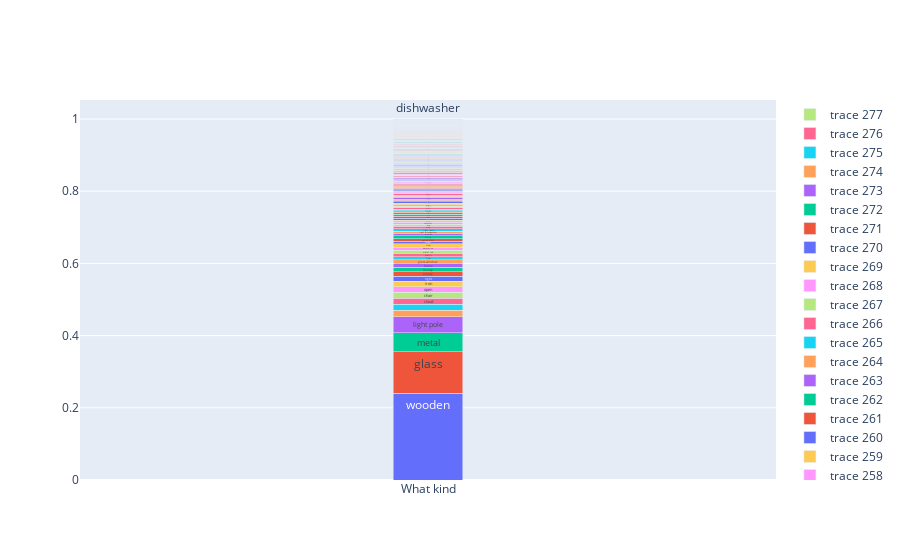

The code cell stored with this chart in its notebook:
### Code cell
draw_qa_bar('What kind')

### Figure 1 — Plotly figure (JSON) as saved in the notebook; plotly's stock layout.template omitted (floating-point values rounded to 4 significant figures)
{"data": [{"text": "wooden", "textposition": "auto", "type": "bar", "width": 0.1, "x": ["What kind"], "y": [0.2398]}, {"text": "glass", "textposition": "auto", "type": "bar", "width": 0.1, "x": ["What kind"], "y": [0.1153]}, {"text": "metal", "textposition": "auto", "type": "bar", "width": 0.1, "x": ["What kind"], "y": [0.05301]}, {"text": "light pole", "textposition": "auto", "type": "bar", "width": 0.1, "x": ["What kind"], "y": [0.04375]}, {"text": "dry", "textposition": "auto", "type": "bar", "width": 0.1, "x": ["What kind"], "y": [0.01853]}, {"text": "blur", "textposition": "auto", "type": "bar", "width": 0.1, "x": ["What kind"], "y": [0.01698]}, {"text": "cloud", "textposition": "auto", "type": "bar", "width": 0.1, "x": ["What kind"], "y": [0.01647]}, {"text": "chair", "textposition": "auto", "type": "bar", "width": 0.1, "x": ["What kind"], "y": [0.01621]}, {"text": "open", "textposition": "auto", "type": "bar", "width": 0.1, "x": ["What kind"], "y": [0.01544]}, {"text": "iron", "textposition": "auto", "type": "bar", "width": 0.1, "x": ["What kind"], "y": [0.01467]}, {"text": "light", "textposition": "auto", "type": "bar", "width": 0.1, "x": ["What kind"], "y": [0.01364]}, {"text": "empty", "textposition": "auto", "type": "bar", "width": 0.1, "x": ["What kind"], "y": [0.01338]}, {"text": "cloudy", "textposition": "auto", "type": "bar", "width": 0.1, "x": ["What kind"], "y": [0.01158]}, {"text": "frame", "textposition": "auto", "type": "bar", "width": 0.1, "x": ["What kind"], "y": [0.01081]}, {"text": "glass window", "textposition": "auto", "type": "bar", "width": 0.1, "x": ["What kind"], "y": [0.01004]}, {"text": "clear", "textposition": "auto", "type": "bar", "width": 0.1, "x": ["What kind"], "y": [0.009264]}, {"text": "plastic", "textposition": "auto", "type": "bar", "width": 0.1, "x": ["What kind"], "y": [0.009007]}, {"text": "metal rod", "textposition": "auto", "type": "bar", "width": 0.1, "x": ["What kind"], "y": [0.009007]}, {"text": "decorative", "textposition": "auto", "type": "bar", "width": 0.1, "x": ["What kind"], "y": [0.008492]}, {"text": "steel", "textposition": "auto", "type": "bar", "width": 0.1, "x": ["What kind"], "y": [0.008492]}, {"text": "carpet", "textposition": "auto", "type": "bar", "width": 0.1, "x": ["What kind"], "y": [0.00772]}, {"text": "potted plant", "textposition": "auto", "type": "bar", "width": 0.1, "x": ["What kind"], "y": [0.007205]}, {"text": "blurry", "textposition": "auto", "type": "bar", "width": 0.1, "x": ["What kind"], "y": [0.007205]}, {"text": "blurred", "textposition": "auto", "type": "bar", "width": 0.1, "x": ["What kind"], "y": [0.006948]}, {"text": "light arrangement", "textposition": "auto", "type": "bar", "width": 0.1, "x": ["What kind"], "y": [0.006433]}, {"text": "light lamp", "textposition": "auto", "type": "bar", "width": 0.1, "x": ["What kind"], "y": [0.006433]}, {"text": "kind", "textposition": "auto", "type": "bar", "width": 0.1, "x": ["What kind"], "y": [0.006433]}, {"text": "fire", "textposition": "auto", "type": "bar", "width": 0.1, "x": ["What kind"], "y": [0.006176]}, {"text": "colorful", "textposition": "auto", "type": "bar", "width": 0.1, "x": ["What kind"], "y": [0.005919]}, {"text": "group", "textposition": "auto", "type": "bar", "width": 0.1, "x": ["What kind"], "y": [0.005661]}, {"text": "paper", "textposition": "auto", "type": "bar", "width": 0.1, "x": ["What kind"], "y": [0.005661]}, {"text": "electronic", "textposition": "auto", "type": "bar", "width": 0.1, "x": ["What kind"], "y": [0.005147]}, {"text": "grass", "textposition": "auto", "type": "bar", "width": 0.1, "x": ["What kind"], "y": [0.005147]}, {"text": "blind", "textposition": "auto", "type": "bar", "width": 0.1, "x": ["What kind"], "y": [0.004889]}, {"text": "ceiling light", "textposition": "auto", "type": "bar", "width": 0.1, "x": ["What kind"], "y": [0.004632]}, {"text": "cloudy sky", "textposition": "auto", "type": "bar", "width": 0.1, "x": ["What kind"], "y": [0.004375]}, {"text": "gas stove", "textposition": "auto", "type": "bar", "width": 0.1, "x": ["What kind"], "y": [0.004375]}, {"text": "small plant", "textposition": "auto", "type": "bar", "width": 0.1, "x": ["What kind"], "y": [0.004117]}, {"text": "traffic light", "textposition": "auto", "type": "bar", "width": 0.1, "x": ["What kind"], "y": [0.004117]}, {"text": "clear sky", "textposition": "auto", "type": "bar", "width": 0.1, "x": ["What kind"], "y": [0.004117]}, {"text": "stick", "textposition": "auto", "type": "bar", "width": 0.1, "x": ["What kind"], "y": [0.00386]}, {"text": "rock", "textposition": "auto", "type": "bar", "width": 0.1, "x": ["What kind"], "y": [0.00386]}, {"text": "different", "textposition": "auto", "type": "bar", "width": 0.1, "x": ["What kind"], "y": [0.00386]}, {"text": "water", "textposition": "auto", "type": "bar", "width": 0.1, "x": ["What kind"], "y": [0.003603]}, {"text": "concrete", "textposition": "auto", "type": "bar", "width": 0.1, "x": ["What kind"], "y": [0.003603]}, {"text": "human", "textposition": "auto", "type": "bar", "width": 0.1, "x": ["What kind"], "y": [0.003603]}, {"text": "air conditioner", "textposition": "auto", "type": "bar", "width": 0.1, "x": ["What kind"], "y": [0.003603]}, {"text": "tree", "textposition": "auto", "type": "bar", "width": 0.1, "x": ["What kind"], "y": [0.003345]}, {"text": "transparent", "textposition": "auto", "type": "bar", "width": 0.1, "x": ["What kind"], "y": [0.003088]}, {"text": "big", "textposition": "auto", "type": "bar", "width": 0.1, "x": ["What kind"], "y": [0.002831]}, {"text": "electronic device", "textposition": "auto", "type": "bar", "width": 0.1, "x": ["What kind"], "y": [0.002831]}, {"text": "board", "textposition": "auto", "type": "bar", "width": 0.1, "x": ["What kind"], "y": [0.002831]}, {"text": "snowy mountain", "textposition": "auto", "type": "bar", "width": 0.1, "x": ["What kind"], "y": [0.002831]}, {"text": "wooden cabinet", "textposition": "auto", "type": "bar", "width": 0.1, "x": ["What kind"], "y": [0.002573]}, {"text": "traffic", "textposition": "auto", "type": "bar", "width": 0.1, "x": ["What kind"], "y": [0.002573]}, {"text": "microwave oven", "textposition": "auto", "type": "bar", "width": 0.1, "x": ["What kind"], "y": [0.002573]}, {"text": "mountain", "textposition": "auto", "type": "bar", "width": 0.1, "x": ["What kind"], "y": [0.002573]}, {"text": "pole", "textposition": "auto", "type": "bar", "width": 0.1, "x": ["What kind"], "y": [0.002573]}, {"text": "window blind", "textposition": "auto", "type": "bar", "width": 0.1, "x": ["What kind"], "y": [0.002316]}, {"text": "wire", "textposition": "auto", "type": "bar", "width": 0.1, "x": ["What kind"], "y": [0.002316]}, {"text": "washing machine", "textposition": "auto", "type": "bar", "width": 0.1, "x": ["What kind"], "y": [0.002316]}, {"text": "dry grass", "textposition": "auto", "type": "bar", "width": 0.1, "x": ["What kind"], "y": [0.002316]}, {"text": "tissue paper", "textposition": "auto", "type": "bar", "width": 0.1, "x": ["What kind"], "y": [0.002059]}, {"text": "floor mat", "textposition": "auto", "type": "bar", "width": 0.1, "x": ["What kind"], "y": [0.002059]}, {"text": "curtain", "textposition": "auto", "type": "bar", "width": 0.1, "x": ["What kind"], "y": [0.002059]}, {"text": "wooden rack", "textposition": "auto", "type": "bar", "width": 0.1, "x": ["What kind"], "y": [0.002059]}, {"text": "toy", "textposition": "auto", "type": "bar", "width": 0.1, "x": ["What kind"], "y": [0.002059]}, {"text": "metal frame", "textposition": "auto", "type": "bar", "width": 0.1, "x": ["What kind"], "y": [0.002059]}, {"text": "grill", "textposition": "auto", "type": "bar", "width": 0.1, "x": ["What kind"], "y": [0.002059]}, {"text": "dark", "textposition": "auto", "type": "bar", "width": 0.1, "x": ["What kind"], "y": [0.002059]}, {"text": "sand", "textposition": "auto", "type": "bar", "width": 0.1, "x": ["What kind"], "y": [0.002059]}, {"text": "pillar", "textposition": "auto", "type": "bar", "width": 0.1, "x": ["What kind"], "y": [0.002059]}, {"text": "tile", "textposition": "auto", "type": "bar", "width": 0.1, "x": ["What kind"], "y": [0.002059]}, {"text": "rod", "textposition": "auto", "type": "bar", "width": 0.1, "x": ["What kind"], "y": [0.001801]}, {"text": "car", "textposition": "auto", "type": "bar", "width": 0.1, "x": ["What kind"], "y": [0.001801]}, {"text": "color", "textposition": "auto", "type": "bar", "width": 0.1, "x": ["What kind"], "y": [0.001801]}, {"text": "full", "textposition": "auto", "type": "bar", "width": 0.1, "x": ["What kind"], "y": [0.001801]}, {"text": "sound box", "textposition": "auto", "type": "bar", "width": 0.1, "x": ["What kind"], "y": [0.001801]}, {"text": "stone", "textposition": "auto", "type": "bar", "width": 0.1, "x": ["What kind"], "y": [0.001801]}, {"text": "green", "textposition": "auto", "type": "bar", "width": 0.1, "x": ["What kind"], "y": [0.001801]}, {"text": "leave", "textposition": "auto", "type": "bar", "width": 0.1, "x": ["What kind"], "y": [0.001801]}, {"text": "musical", "textposition": "auto", "type": "bar", "width": 0.1, "x": ["What kind"], "y": [0.001801]}, {"text": "small", "textposition": "auto", "type": "bar", "width": 0.1, "x": ["What kind"], "y": [0.001801]}, {"text": "horse", "textposition": "auto", "type": "bar", "width": 0.1, "x": ["What kind"], "y": [0.001544]}, {"text": "tissue roll", "textposition": "auto", "type": "bar", "width": 0.1, "x": ["What kind"], "y": [0.001544]}, {"text": "glass door", "textposition": "auto", "type": "bar", "width": 0.1, "x": ["What kind"], "y": [0.001544]}, {"text": "glass jar", "textposition": "auto", "type": "bar", "width": 0.1, "x": ["What kind"], "y": [0.001544]}, {"text": "wooden frame", "textposition": "auto", "type": "bar", "width": 0.1, "x": ["What kind"], "y": [0.001544]}, {"text": "beautiful", "textposition": "auto", "type": "bar", "width": 0.1, "x": ["What kind"], "y": [0.001544]}, {"text": "vegetable", "textposition": "auto", "type": "bar", "width": 0.1, "x": ["What kind"], "y": [0.001544]}, {"text": "wood", "textposition": "auto", "type": "bar", "width": 0.1, "x": ["What kind"], "y": [0.001544]}, {"text": "glass bottle", "textposition": "auto", "type": "bar", "width": 0.1, "x": ["What kind"], "y": [0.001544]}, {"text": "cardboard", "textposition": "auto", "type": "bar", "width": 0.1, "x": ["What kind"], "y": [0.001544]}, {"text": "cardboard box", "textposition": "auto", "type": "bar", "width": 0.1, "x": ["What kind"], "y": [0.001544]}, {"text": "liquid", "textposition": "auto", "type": "bar", "width": 0.1, "x": ["What kind"], "y": [0.001544]}, {"text": "white colour", "textposition": "auto", "type": "bar", "width": 0.1, "x": ["What kind"], "y": [0.001287]}, {"text": "big building", "textposition": "auto", "type": "bar", "width": 0.1, "x": ["What kind"], "y": [0.001287]}, {"text": "tissue", "textposition": "auto", "type": "bar", "width": 0.1, "x": ["What kind"], "y": [0.001287]}, {"text": "air", "textposition": "auto", "type": "bar", "width": 0.1, "x": ["What kind"], "y": [0.001287]}, {"text": "signal", "textposition": "auto", "type": "bar", "width": 0.1, "x": ["What kind"], "y": [0.001287]}, {"text": "ball", "textposition": "auto", "type": "bar", "width": 0.1, "x": ["What kind"], "y": [0.001287]}, {"text": "mobile", "textposition": "auto", "type": "bar", "width": 0.1, "x": ["What kind"], "y": [0.001287]}, {"text": "iron grille", "textposition": "auto", "type": "bar", "width": 0.1, "x": ["What kind"], "y": [0.001287]}, {"text": "traffic signal", "textposition": "auto", "type": "bar", "width": 0.1, "x": ["What kind"], "y": [0.001287]}, {"text": "snow", "textposition": "auto", "type": "bar", "width": 0.1, "x": ["What kind"], "y": [0.001287]}, {"text": "gas", "textposition": "auto", "type": "bar", "width": 0.1, "x": ["What kind"], "y": [0.001287]}, {"text": "vehicle", "textposition": "auto", "type": "bar", "width": 0.1, "x": ["What kind"], "y": [0.001287]}, {"text": "metal rack", "textposition": "auto", "type": "bar", "width": 0.1, "x": ["What kind"], "y": [0.001287]}, {"text": "glass shelf", "textposition": "auto", "type": "bar", "width": 0.1, "x": ["What kind"], "y": [0.001287]}, {"text": "electrical", "textposition": "auto", "type": "bar", "width": 0.1, "x": ["What kind"], "y": [0.001287]}, {"text": "paper roll", "textposition": "auto", "type": "bar", "width": 0.1, "x": ["What kind"], "y": [0.001287]}, {"text": "dry stem", "textposition": "auto", "type": "bar", "width": 0.1, "x": ["What kind"], "y": [0.001287]}, {"text": "mesh", "textposition": "auto", "type": "bar", "width": 0.1, "x": ["What kind"], "y": [0.001287]}, {"text": "wall", "textposition": "auto", "type": "bar", "width": 0.1, "x": ["What kind"], "y": [0.001287]}, {"text": "pillow", "textposition": "auto", "type": "bar", "width": 0.1, "x": ["What kind"], "y": [0.001287]}, {"text": "animal", "textposition": "auto", "type": "bar", "width": 0.1, "x": ["What kind"], "y": [0.001029]}, {"text": "candle", "textposition": "auto", "type": "bar", "width": 0.1, "x": ["What kind"], "y": [0.001029]}, {"text": "mud", "textposition": "auto", "type": "bar", "width": 0.1, "x": ["What kind"], "y": [0.001029]}, {"text": "water bottle", "textposition": "auto", "type": "bar", "width": 0.1, "x": ["What kind"], "y": [0.001029]}, {"text": "green grass", "textposition": "auto", "type": "bar", "width": 0.1, "x": ["What kind"], "y": [0.001029]}, {"text": "fence", "textposition": "auto", "type": "bar", "width": 0.1, "x": ["What kind"], "y": [0.001029]}, {"text": "table", "textposition": "auto", "type": "bar", "width": 0.1, "x": ["What kind"], "y": [0.001029]}, {"text": "pair", "textposition": "auto", "type": "bar", "width": 0.1, "x": ["What kind"], "y": [0.001029]}, {"text": "iron rod", "textposition": "auto", "type": "bar", "width": 0.1, "x": ["What kind"], "y": [0.001029]}, {"text": "toilet paper", "textposition": "auto", "type": "bar", "width": 0.1, "x": ["What kind"], "y": [0.001029]}, {"text": "tall building", "textposition": "auto", "type": "bar", "width": 0.1, "x": ["What kind"], "y": [0.001029]}, {"text": "type", "textposition": "auto", "type": "bar", "width": 0.1, "x": ["What kind"], "y": [0.001029]}, {"text": "wooden house", "textposition": "auto", "type": "bar", "width": 0.1, "x": ["What kind"], "y": [0.001029]}, {"text": "dry leave", "textposition": "auto", "type": "bar", "width": 0.1, "x": ["What kind"], "y": [0.001029]}, {"text": "net", "textposition": "auto", "type": "bar", "width": 0.1, "x": ["What kind"], "y": [0.001029]}, {"text": "branch", "textposition": "auto", "type": "bar", "width": 0.1, "x": ["What kind"], "y": [0.001029]}, {"text": "dog", "textposition": "auto", "type": "bar", "width": 0.1, "x": ["What kind"], "y": [0.001029]}, {"text": "bench", "textposition": "auto", "type": "bar", "width": 0.1, "x": ["What kind"], "y": [0.001029]}, {"text": "wash basin", "textposition": "auto", "type": "bar", "width": 0.1, "x": ["What kind"], "y": [0.001029]}, {"text": "boundary wall", "textposition": "auto", "type": "bar", "width": 0.1, "x": ["What kind"], "y": [0.001029]}, {"text": "design", "textposition": "auto", "type": "bar", "width": 0.1, "x": ["What kind"], "y": [0.001029]}, {"text": "hand", "textposition": "auto", "type": "bar", "width": 0.1, "x": ["What kind"], "y": [0.001029]}, {"text": "swimming pool", "textposition": "auto", "type": "bar", "width": 0.1, "x": ["What kind"], "y": [0.000772]}, {"text": "bicycle", "textposition": "auto", "type": "bar", "width": 0.1, "x": ["What kind"], "y": [0.000772]}, {"text": "elephant", "textposition": "auto", "type": "bar", "width": 0.1, "x": ["What kind"], "y": [0.000772]}, {"text": "painting frame", "textposition": "auto", "type": "bar", "width": 0.1, "x": ["What kind"], "y": [0.000772]}, {"text": "plant", "textposition": "auto", "type": "bar", "width": 0.1, "x": ["What kind"], "y": [0.000772]}, {"text": "lamp", "textposition": "auto", "type": "bar", "width": 0.1, "x": ["What kind"], "y": [0.000772]}, {"text": "dust bin", "textposition": "auto", "type": "bar", "width": 0.1, "x": ["What kind"], "y": [0.000772]}, {"text": "shampoo bottle", "textposition": "auto", "type": "bar", "width": 0.1, "x": ["What kind"], "y": [0.000772]}, {"text": "microwave", "textposition": "auto", "type": "bar", "width": 0.1, "x": ["What kind"], "y": [0.000772]}, {"text": "wooden platform", "textposition": "auto", "type": "bar", "width": 0.1, "x": ["What kind"], "y": [0.000772]}, {"text": "trunk", "textposition": "auto", "type": "bar", "width": 0.1, "x": ["What kind"], "y": [0.000772]}, {"text": "fire place", "textposition": "auto", "type": "bar", "width": 0.1, "x": ["What kind"], "y": [0.000772]}, {"text": "cpu", "textposition": "auto", "type": "bar", "width": 0.1, "x": ["What kind"], "y": [0.000772]}, {"text": "dry tree", "textposition": "auto", "type": "bar", "width": 0.1, "x": ["What kind"], "y": [0.000772]}, {"text": "inner", "textposition": "auto", "type": "bar", "width": 0.1, "x": ["What kind"], "y": [0.000772]}, {"text": "flower pot", "textposition": "auto", "type": "bar", "width": 0.1, "x": ["What kind"], "y": [0.000772]}, {"text": "marble", "textposition": "auto", "type": "bar", "width": 0.1, "x": ["What kind"], "y": [0.000772]}, {"text": "huge", "textposition": "auto", "type": "bar", "width": 0.1, "x": ["What kind"], "y": [0.000772]}, {"text": "pot", "textposition": "auto", "type": "bar", "width": 0.1, "x": ["What kind"], "y": [0.000772]}, {"text": "clothe", "textposition": "auto", "type": "bar", "width": 0.1, "x": ["What kind"], "y": [0.000772]}, {"text": "kitchen", "textposition": "auto", "type": "bar", "width": 0.1, "x": ["What kind"], "y": [0.000772]}, {"text": "hand railing", "textposition": "auto", "type": "bar", "width": 0.1, "x": ["What kind"], "y": [0.000772]}, {"text": "lamp light", "textposition": "auto", "type": "bar", "width": 0.1, "x": ["What kind"], "y": [0.000772]}, {"text": "cloth", "textposition": "auto", "type": "bar", "width": 0.1, "x": ["What kind"], "y": [0.000772]}, {"text": "wooden table", "textposition": "auto", "type": "bar", "width": 0.1, "x": ["What kind"], "y": [0.000772]}, {"text": "mirror", "textposition": "auto", "type": "bar", "width": 0.1, "x": ["What kind"], "y": [0.000772]}, {"text": "glass tumbler", "textposition": "auto", "type": "bar", "width": 0.1, "x": ["What kind"], "y": [0.000772]}, {"text": "floor", "textposition": "auto", "type": "bar", "width": 0.1, "x": ["What kind"], "y": [0.000772]}, {"text": "cushion", "textposition": "auto", "type": "bar", "width": 0.1, "x": ["What kind"], "y": [0.000772]}, {"text": "candle stand", "textposition": "auto", "type": "bar", "width": 0.1, "x": ["What kind"], "y": [0.000772]}, {"text": "cupboard", "textposition": "auto", "type": "bar", "width": 0.1, "x": ["What kind"], "y": [0.0005147]}, {"text": "electric", "textposition": "auto", "type": "bar", "width": 0.1, "x": ["What kind"], "y": [0.0005147]}, {"text": "bed sheet", "textposition": "auto", "type": "bar", "width": 0.1, "x": ["What kind"], "y": [0.0005147]}, {"text": "flower", "textposition": "auto", "type": "bar", "width": 0.1, "x": ["What kind"], "y": [0.0005147]}, {"text": "reflection", "textposition": "auto", "type": "bar", "width": 0.1, "x": ["What kind"], "y": [0.0005147]}, {"text": "person", "textposition": "auto", "type": "bar", "width": 0.1, "x": ["What kind"], "y": [0.0005147]}, {"text": "child", "textposition": "auto", "type": "bar", "width": 0.1, "x": ["What kind"], "y": [0.0005147]}, {"text": "signal light", "textposition": "auto", "type": "bar", "width": 0.1, "x": ["What kind"], "y": [0.0005147]}, {"text": "fire extinguisher", "textposition": "auto", "type": "bar", "width": 0.1, "x": ["What kind"], "y": [0.0005147]}, {"text": "fish", "textposition": "auto", "type": "bar", "width": 0.1, "x": ["What kind"], "y": [0.0005147]}, {"text": "brick", "textposition": "auto", "type": "bar", "width": 0.1, "x": ["What kind"], "y": [0.0005147]}, {"text": "hill", "textposition": "auto", "type": "bar", "width": 0.1, "x": ["What kind"], "y": [0.0005147]}, {"text": "sun", "textposition": "auto", "type": "bar", "width": 0.1, "x": ["What kind"], "y": [0.0005147]}, {"text": "wooden cupboard", "textposition": "auto", "type": "bar", "width": 0.1, "x": ["What kind"], "y": [0.0005147]}, {"text": "wooden board", "textposition": "auto", "type": "bar", "width": 0.1, "x": ["What kind"], "y": [0.0005147]}, {"text": "rack", "textposition": "auto", "type": "bar", "width": 0.1, "x": ["What kind"], "y": [0.0005147]}, {"text": "door mat", "textposition": "auto", "type": "bar", "width": 0.1, "x": ["What kind"], "y": [0.0005147]}, {"text": "display board", "textposition": "auto", "type": "bar", "width": 0.1, "x": ["What kind"], "y": [0.0005147]}, {"text": "rope", "textposition": "auto", "type": "bar", "width": 0.1, "x": ["What kind"], "y": [0.0005147]}, {"text": "box", "textposition": "auto", "type": "bar", "width": 0.1, "x": ["What kind"], "y": [0.0005147]}, {"text": "ceramic", "textposition": "auto", "type": "bar", "width": 0.1, "x": ["What kind"], "y": [0.0005147]}, {"text": "cup board", "textposition": "auto", "type": "bar", "width": 0.1, "x": ["What kind"], "y": [0.0005147]}, {"text": "drink", "textposition": "auto", "type": "bar", "width": 0.1, "x": ["What kind"], "y": [0.0005147]}, {"text": "sea shore", "textposition": "auto", "type": "bar", "width": 0.1, "x": ["What kind"], "y": [0.0005147]}, {"text": "wooden pole", "textposition": "auto", "type": "bar", "width": 0.1, "x": ["What kind"], "y": [0.0005147]}, {"text": "crowd", "textposition": "auto", "type": "bar", "width": 0.1, "x": ["What kind"], "y": [0.0005147]}, {"text": "holder", "textposition": "auto", "type": "bar", "width": 0.1, "x": ["What kind"], "y": [0.0005147]}, {"text": "kid", "textposition": "auto", "type": "bar", "width": 0.1, "x": ["What kind"], "y": [0.0005147]}, {"text": "gaming machine", "textposition": "auto", "type": "bar", "width": 0.1, "x": ["What kind"], "y": [0.0005147]}, {"text": "staircase", "textposition": "auto", "type": "bar", "width": 0.1, "x": ["What kind"], "y": [0.0005147]}, {"text": "grassy land", "textposition": "auto", "type": "bar", "width": 0.1, "x": ["What kind"], "y": [0.0005147]}, {"text": "flower vase", "textposition": "auto", "type": "bar", "width": 0.1, "x": ["What kind"], "y": [0.0005147]}, {"text": "designer", "textposition": "auto", "type": "bar", "width": 0.1, "x": ["What kind"], "y": [0.0002573]}, {"text": "sea", "textposition": "auto", "type": "bar", "width": 0.1, "x": ["What kind"], "y": [0.0002573]}, {"text": "shadow", "textposition": "auto", "type": "bar", "width": 0.1, "x": ["What kind"], "y": [0.0002573]}, {"text": "packet", "textposition": "auto", "type": "bar", "width": 0.1, "x": ["What kind"], "y": [0.0002573]}, {"text": "counter", "textposition": "auto", "type": "bar", "width": 0.1, "x": ["What kind"], "y": [0.0002573]}, {"text": "roll", "textposition": "auto", "type": "bar", "width": 0.1, "x": ["What kind"], "y": [0.0002573]}, {"text": "roofing", "textposition": "auto", "type": "bar", "width": 0.1, "x": ["What kind"], "y": [0.0002573]}, {"text": "toilet seat", "textposition": "auto", "type": "bar", "width": 0.1, "x": ["What kind"], "y": [0.0002573]}, {"text": "water fountain", "textposition": "auto", "type": "bar", "width": 0.1, "x": ["What kind"], "y": [0.0002573]}, {"text": "stained glass", "textposition": "auto", "type": "bar", "width": 0.1, "x": ["What kind"], "y": [0.0002573]}, {"text": "aquarium", "textposition": "auto", "type": "bar", "width": 0.1, "x": ["What kind"], "y": [0.0002573]}, {"text": "lake", "textposition": "auto", "type": "bar", "width": 0.1, "x": ["What kind"], "y": [0.0002573]}, {"text": "wheel", "textposition": "auto", "type": "bar", "width": 0.1, "x": ["What kind"], "y": [0.0002573]}, {"text": "scrap", "textposition": "auto", "type": "bar", "width": 0.1, "x": ["What kind"], "y": [0.0002573]}, {"text": "round", "textposition": "auto", "type": "bar", "width": 0.1, "x": ["What kind"], "y": [0.0002573]}, {"text": "seat", "textposition": "auto", "type": "bar", "width": 0.1, "x": ["What kind"], "y": [0.0002573]}, {"text": "equipment", "textposition": "auto", "type": "bar", "width": 0.1, "x": ["What kind"], "y": [0.0002573]}, {"text": "wine bottle", "textposition": "auto", "type": "bar", "width": 0.1, "x": ["What kind"], "y": [0.0002573]}, {"text": "television", "textposition": "auto", "type": "bar", "width": 0.1, "x": ["What kind"], "y": [0.0002573]}, {"text": "plate", "textposition": "auto", "type": "bar", "width": 0.1, "x": ["What kind"], "y": [0.0002573]}, {"text": "depiction", "textposition": "auto", "type": "bar", "width": 0.1, "x": ["What kind"], "y": [0.0002573]}, {"text": "camera", "textposition": "auto", "type": "bar", "width": 0.1, "x": ["What kind"], "y": [0.0002573]}, {"text": "speaker box", "textposition": "auto", "type": "bar", "width": 0.1, "x": ["What kind"], "y": [0.0002573]}, {"text": "mic", "textposition": "auto", "type": "bar", "width": 0.1, "x": ["What kind"], "y": [0.0002573]}, {"text": "pipe", "textposition": "auto", "type": "bar", "width": 0.1, "x": ["What kind"], "y": [0.0002573]}, {"text": "water tap", "textposition": "auto", "type": "bar", "width": 0.1, "x": ["What kind"], "y": [0.0002573]}, {"text": "colour", "textposition": "auto", "type": "bar", "width": 0.1, "x": ["What kind"], "y": [0.0002573]}, {"text": "railway track", "textposition": "auto", "type": "bar", "width": 0.1, "x": ["What kind"], "y": [0.0002573]}, {"text": "photo", "textposition": "auto", "type": "bar", "width": 0.1, "x": ["What kind"], "y": [0.0002573]}, {"text": "sofa", "textposition": "auto", "type": "bar", "width": 0.1, "x": ["What kind"], "y": [0.0002573]}, {"text": "log", "textposition": "auto", "type": "bar", "width": 0.1, "x": ["What kind"], "y": [0.0002573]}, {"text": "plane", "textposition": "auto", "type": "bar", "width": 0.1, "x": ["What kind"], "y": [0.0002573]}, {"text": "luggage bag", "textposition": "auto", "type": "bar", "width": 0.1, "x": ["What kind"], "y": [0.0002573]}, {"text": "light house", "textposition": "auto", "type": "bar", "width": 0.1, "x": ["What kind"], "y": [0.0002573]}, {"text": "vase", "textposition": "auto", "type": "bar", "width": 0.1, "x": ["What kind"], "y": [0.0002573]}, {"text": "motorbike", "textposition": "auto", "type": "bar", "width": 0.1, "x": ["What kind"], "y": [0.0002573]}, {"text": "architecture", "textposition": "auto", "type": "bar", "width": 0.1, "x": ["What kind"], "y": [0.0002573]}, {"text": "restaurant", "textposition": "auto", "type": "bar", "width": 0.1, "x": ["What kind"], "y": [0.0002573]}, {"text": "bag", "textposition": "auto", "type": "bar", "width": 0.1, "x": ["What kind"], "y": [0.0002573]}, {"text": "projector screen", "textposition": "auto", "type": "bar", "width": 0.1, "x": ["What kind"], "y": [0.0002573]}, {"text": "dustbin", "textposition": "auto", "type": "bar", "width": 0.1, "x": ["What kind"], "y": [0.0002573]}, {"text": "ceiling fan", "textposition": "auto", "type": "bar", "width": 0.1, "x": ["What kind"], "y": [0.0002573]}, {"text": "book rack", "textposition": "auto", "type": "bar", "width": 0.1, "x": ["What kind"], "y": [0.0002573]}, {"text": "metal pole", "textposition": "auto", "type": "bar", "width": 0.1, "x": ["What kind"], "y": [0.0002573]}, {"text": "fan", "textposition": "auto", "type": "bar", "width": 0.1, "x": ["What kind"], "y": [0.0002573]}, {"text": "tree trunk", "textposition": "auto", "type": "bar", "width": 0.1, "x": ["What kind"], "y": [0.0002573]}, {"text": "screen", "textposition": "auto", "type": "bar", "width": 0.1, "x": ["What kind"], "y": [0.0002573]}, {"text": "switch board", "textposition": "auto", "type": "bar", "width": 0.1, "x": ["What kind"], "y": [0.0002573]}, {"text": "hen", "textposition": "auto", "type": "bar", "width": 0.1, "x": ["What kind"], "y": [0.0002573]}, {"text": "text", "textposition": "auto", "type": "bar", "width": 0.1, "x": ["What kind"], "y": [0.0002573]}, {"text": "land", "textposition": "auto", "type": "bar", "width": 0.1, "x": ["What kind"], "y": [0.0002573]}, {"text": "aerial", "textposition": "auto", "type": "bar", "width": 0.1, "x": ["What kind"], "y": [0.0002573]}, {"text": "grille", "textposition": "auto", "type": "bar", "width": 0.1, "x": ["What kind"], "y": [0.0002573]}, {"text": "room", "textposition": "auto", "type": "bar", "width": 0.1, "x": ["What kind"], "y": [0.0002573]}, {"text": "sign board", "textposition": "auto", "type": "bar", "width": 0.1, "x": ["What kind"], "y": [0.0002573]}, {"text": "wall clock", "textposition": "auto", "type": "bar", "width": 0.1, "x": ["What kind"], "y": [0.0002573]}, {"text": "platform", "textposition": "auto", "type": "bar", "width": 0.1, "x": ["What kind"], "y": [0.0002573]}, {"text": "dolphin", "textposition": "auto", "type": "bar", "width": 0.1, "x": ["What kind"], "y": [0.0002573]}, {"text": "lamp post", "textposition": "auto", "type": "bar", "width": 0.1, "x": ["What kind"], "y": [0.0002573]}, {"text": "flag", "textposition": "auto", "type": "bar", "width": 0.1, "x": ["What kind"], "y": [0.0002573]}, {"text": "indoor", "textposition": "auto", "type": "bar", "width": 0.1, "x": ["What kind"], "y": [0.0002573]}, {"text": "stool", "textposition": "auto", "type": "bar", "width": 0.1, "x": ["What kind"], "y": [0.0002573]}, {"text": "wooden floor", "textposition": "auto", "type": "bar", "width": 0.1, "x": ["What kind"], "y": [0.0002573]}, {"text": "door", "textposition": "auto", "type": "bar", "width": 0.1, "x": ["What kind"], "y": [0.0002573]}, {"text": "bike", "textposition": "auto", "type": "bar", "width": 0.1, "x": ["What kind"], "y": [0.0002573]}, {"text": "current pole", "textposition": "auto", "type": "bar", "width": 0.1, "x": ["What kind"], "y": [0.0002573]}, {"text": "bowl", "textposition": "auto", "type": "bar", "width": 0.1, "x": ["What kind"], "y": [0.0002573]}, {"text": "cup", "textposition": "auto", "type": "bar", "width": 0.1, "x": ["What kind"], "y": [0.0002573]}, {"text": "exhaust fan", "textposition": "auto", "type": "bar", "width": 0.1, "x": ["What kind"], "y": [0.0002573]}, {"text": "bird", "textposition": "auto", "type": "bar", "width": 0.1, "x": ["What kind"], "y": [0.0002573]}, {"text": "lump", "textposition": "auto", "type": "bar", "width": 0.1, "x": ["What kind"], "y": [0.0002573]}, {"text": "petrol", "textposition": "auto", "type": "bar", "width": 0.1, "x": ["What kind"], "y": [0.0002573]}, {"text": "street light", "textposition": "auto", "type": "bar", "width": 0.1, "x": ["What kind"], "y": [0.0002573]}, {"text": "people", "textposition": "auto", "type": "bar", "width": 0.1, "x": ["What kind"], "y": [0.0002573]}, {"text": "computer", "textposition": "auto", "type": "bar", "width": 0.1, "x": ["What kind"], "y": [0.0002573]}, {"text": "extinguisher", "textposition": "auto", "type": "bar", "width": 0.1, "x": ["What kind"], "y": [0.0002573]}, {"text": "old", "textposition": "auto", "type": "bar", "width": 0.1, "x": ["What kind"], "y": [0.0002573]}, {"text": "wooden bench", "textposition": "auto", "type": "bar", "width": 0.1, "x": ["What kind"], "y": [0.0002573]}, {"text": "dishwasher", "textposition": "auto", "type": "bar", "width": 0.1, "x": ["What kind"], "y": [0.0002573]}], "layout": {"barmode": "stack"}}
